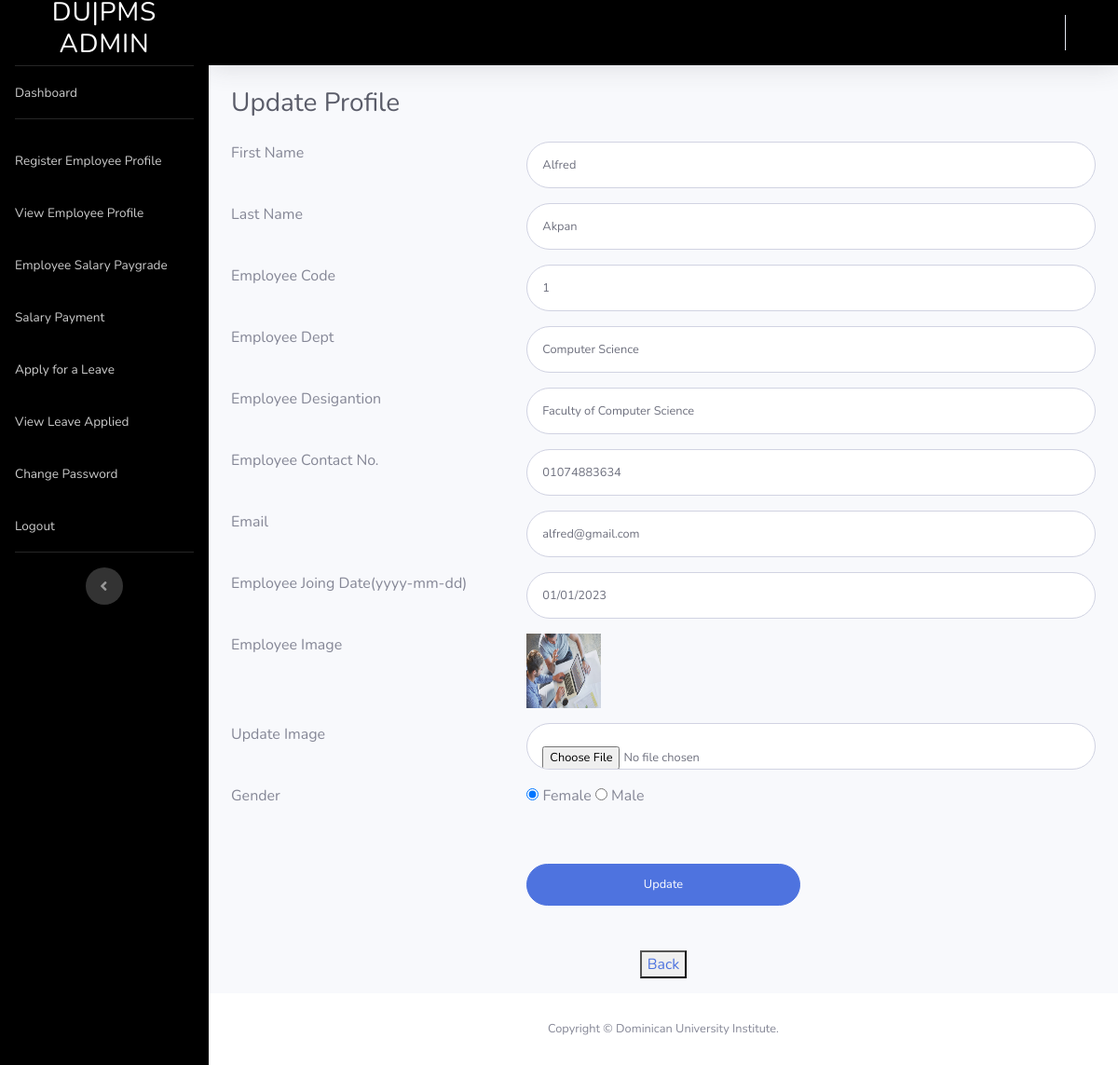
Page /erms/admin/editprofile.php?id=1 on the committed database.
### tables this page shows
CREATE TABLE `empprofile` (
  `ID` int(250) NOT NULL,
  `profilpic` varchar(20) NOT NULL,
  `Firstname` varchar(250) NOT NULL,
  `Lastname` varchar(250) NOT NULL,
  `Empcode` int(250) NOT NULL,
  `EmpDept` varchar(250) NOT NULL,
  `EmpDesignation` varchar(250) NOT NULL,
  `EmpContactNo` varchar(250) NOT NULL,
  `email` varchar(250) NOT NULL,
  `gender` varchar(250) NOT NULL,
  `password` varchar(250) NOT NULL,
  `EmpJoingdate` varchar(250) NOT NULL
);

### erms/admin/editprofile.php (the view, shortened to what this page needs)
<?php
include('includes/dbconnection.php');
$id=$_GET['id'];
$select="SELECT * FROM empprofile WHERE id='$id'";
$query_run=mysqli_query($con, $select);
if (mysqli_num_rows($query_run)>0)
{
 foreach ($query_run as $empprofile) {
 }
 }
 ?>
<!DOCTYPE html>
<html lang="en">
<head>
  <link href="vendor/fontawesome-free/css/all.min.css" rel="stylesheet" type="text/css">
  <link href="css/sb-admin-2.min.css" rel="stylesheet">
</head>
<body id="page-top">
  <div id="wrapper">
  <?php include_once('includes/sidebar.php')?>
    <div id="content-wrapper" class="d-flex flex-column">
      <div id="content">
         <?php include_once('includes/header.php')?>
        <div class="container-fluid">
          <h1 class="h3 mb-4 text-gray-800">Update Profile</h1>
<form class="user" method="post" action="" enctype="multipart/form-data" role="form">
               <div class="row">
                <div class="col-4 mb-3">First Name</div>
                   <div class="col-8 mb-3">   <input type="text" class="form-control form-control-user" id="FirstName" name="FirstName"  required="true" value="<?=$empprofile['Firstname'];?>"></div>
                    </div>
                    <div class="row">
                      <div class="col-4 mb-3">Last Name </div>
                     <div class="col-8 mb-3">  <input type="text" class="form-control form-control-user" id="LastName" name="LastName" aria-describedby="emailHelp" required="true" value="<?=$empprofile['Lastname'];?>"></div>
                     </div>
                    <div class="row">
                    <div class="col-4 mb-3">Employee Code </div>
                    <div class="col-8 mb-3">
                      <input type="text" class="form-control form-control-user" id="EmpCode" name="EmpCode" aria-describedby="emailHelp" required="true" value="<?= $empprofile['Empcode'];?>"></div>
                    </div>
                    <div class="row">
                      <div class="col-4 mb-3">Employee Dept</div>
                     <div class="col-8 mb-3">
                      <input type="text" class="form-control form-control-user" id="EmpDept" name="EmpDept" aria-describedby="emailHelp" required="true" value="<?= $empprofile['EmpDept'];?>">
                    </div></div>
                    <div class="row">
                    <div class="col-4 mb-3">Employee Desigantion</div>
                    <div class="col-8 mb-3">
                      <input type="text" class="form-control form-control-user" id="EmpDesignation" name="EmpDesignation" aria-describedby="emailHelp" required="true" value="<?= $empprofile['EmpDesignation'];?>">
                    </div></div>
                    <div class="row">
                      <div class="col-4 mb-3">Employee Contact No.</div>
                    <div class="col-8 mb-3">
                      <input type="text" class="form-control form-control-user" id="EmpContactNo" name="EmpContactNo" aria-describedby="emailHelp" required="true" value="<?= $empprofile['EmpContactNo'];?>">
                    </div></div>
                    <div class="row">
                    <div class="col-4 mb-3">Email</div>
                   <div class="col-8 mb-3">
                     <input type="email" id="Email" name="Email" class="form-control form-control-user" required="true" value="<?=$empprofile['email']; ?>" >
                    </div></div>
                    <div class="row">
                      <div class="col-4 mb-3">Employee Joing Date(yyyy-mm-dd)</div>
                    <div class="col-8  mb-3">
                      <input type="text" class="form-control form-control-user" value="<?= $empprofile['EmpJoingdate'];?>" id="jDate" name="EmpJoingdate">
                    </div></div>
                    <div class="row">
                      <div class="col-4 mb-3">Employee Image</div>
                    <div class="col-8  mb-3">
                      <img src="../img/emprofilepic/<?= $empprofile['profilpic'];?>" width="80" height="80">
                    </div></div>
<div class="row">
                      <div class="col-4 mb-3">Update Image</div>
                    <div class="col-8  mb-3">
                      <input type="file" size="60" required class="form-control form-control-user"  id="jDate" name="image" >
                    </div></div>
                    <div class="row">
                      <div class="col-4 mb-3">Gender</div>
                    <div class="col-4 mb-3">
                   <div class="clip-radio radio-primary">
                  <input type="radio" id="rg-female" name="gender" value="female" checked required>
                  <label for="rg-female">
                    Female
                  </label>
                  <input type="radio" id="rg-male" name="gender" value="male"  required>
                  <label for="rg-male">
                    Male
                  </label>
                </div>
                    </div></div>
                    <div class="form-group">
                    <div class="row" style="margin-top:4%">
                      <div class="col-4"></div>
                      <div class="col-4">
                      <input type="submit" name="submit"  value="Update" class="btn btn-primary btn-user btn-block">
                    </div>
                    </div>
<br><br>
                  <center>  <button><a href="emprofile.php" style="text-decoration: none;">Back</a></button></center>
                  </form>
        </div>
      </div>
   <?php include_once('includes/footer.php');?>
    </div>
  </div>
</body>
</html>

### rows in the picture
empprofile: FirstName "Alfred", LastName "Akpan", EmpCode "1", EmpDept "Computer Science", EmpDesignation "Faculty of Computer Science", EmpContactNo "01074883634", Email "alfred@gmail.com", EmpJoingdate "01/01/2023", profilpic (picture)
